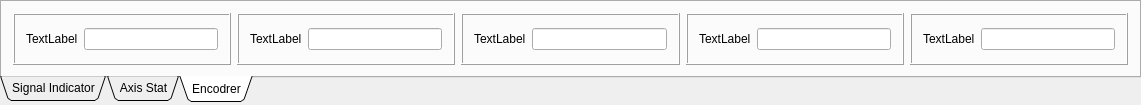
<?xml version="1.0" encoding="UTF-8"?>
<ui version="4.0">
 <class>AxisStat</class>
 <widget class="QWidget" name="AxisStat">
  <property name="geometry">
   <rect>
    <x>0</x>
    <y>0</y>
    <width>1141</width>
    <height>105</height>
   </rect>
  </property>
  <property name="sizePolicy">
   <sizepolicy hsizetype="Preferred" vsizetype="Fixed">
    <horstretch>0</horstretch>
    <verstretch>0</verstretch>
   </sizepolicy>
  </property>
  <property name="windowTitle">
   <string>AxisStat</string>
  </property>
  <layout class="QGridLayout" name="gridLayout_4">
   <property name="leftMargin">
    <number>0</number>
   </property>
   <property name="topMargin">
    <number>0</number>
   </property>
   <property name="rightMargin">
    <number>0</number>
   </property>
   <property name="bottomMargin">
    <number>3</number>
   </property>
   <property name="spacing">
    <number>0</number>
   </property>
   <item row="0" column="0">
    <widget class="QTabWidget" name="tabWidget">
     <property name="tabPosition">
      <enum>QTabWidget::South</enum>
     </property>
     <property name="tabShape">
      <enum>QTabWidget::Triangular</enum>
     </property>
     <property name="currentIndex">
      <number>2</number>
     </property>
     <widget class="QWidget" name="Signal">
      <attribute name="title">
       <string>Signal Indicator</string>
      </attribute>
      <layout class="QGridLayout" name="gridLayout_3">
       <item row="0" column="0">
        <widget class="QFrame" name="frame_20">
         <property name="frameShape">
          <enum>QFrame::Box</enum>
         </property>
         <property name="frameShadow">
          <enum>QFrame::Raised</enum>
         </property>
         <layout class="QGridLayout" name="gridLayout_27">
          <item row="0" column="2">
           <widget class="QLabel" name="label_55">
            <property name="text">
             <string/>
            </property>
            <property name="pixmap">
             <pixmap>C:/Users/306a/Desktop/scene.png</pixmap>
            </property>
           </widget>
          </item>
          <item row="0" column="0">
           <widget class="QLabel" name="label_56">
            <property name="text">
             <string>TextLabel</string>
            </property>
           </widget>
          </item>
          <item row="0" column="1">
           <spacer name="horizontalSpacer">
            <property name="orientation">
             <enum>Qt::Horizontal</enum>
            </property>
            <property name="sizeHint" stdset="0">
             <size>
              <width>40</width>
              <height>20</height>
             </size>
            </property>
           </spacer>
          </item>
         </layout>
        </widget>
       </item>
       <item row="0" column="1">
        <widget class="QFrame" name="frame_16">
         <property name="frameShape">
          <enum>QFrame::Box</enum>
         </property>
         <property name="frameShadow">
          <enum>QFrame::Raised</enum>
         </property>
         <layout class="QGridLayout" name="gridLayout_8">
          <item row="0" column="0">
           <widget class="QLabel" name="label_48">
            <property name="text">
             <string>TextLabel</string>
            </property>
           </widget>
          </item>
          <item row="0" column="2">
           <widget class="QLabel" name="label_47">
            <property name="text">
             <string/>
            </property>
            <property name="pixmap">
             <pixmap>C:/Users/306a/Desktop/scene.png</pixmap>
            </property>
           </widget>
          </item>
          <item row="0" column="1">
           <spacer name="horizontalSpacer_2">
            <property name="orientation">
             <enum>Qt::Horizontal</enum>
            </property>
            <property name="sizeHint" stdset="0">
             <size>
              <width>40</width>
              <height>20</height>
             </size>
            </property>
           </spacer>
          </item>
         </layout>
        </widget>
       </item>
       <item row="0" column="2">
        <widget class="QFrame" name="frame_18">
         <property name="frameShape">
          <enum>QFrame::Box</enum>
         </property>
         <property name="frameShadow">
          <enum>QFrame::Raised</enum>
         </property>
         <layout class="QGridLayout" name="gridLayout_9">
          <item row="0" column="0">
           <widget class="QLabel" name="label_52">
            <property name="text">
             <string>TextLabel</string>
            </property>
           </widget>
          </item>
          <item row="0" column="2">
           <widget class="QLabel" name="label_51">
            <property name="text">
             <string/>
            </property>
            <property name="pixmap">
             <pixmap>C:/Users/306a/Desktop/scene.png</pixmap>
            </property>
           </widget>
          </item>
          <item row="0" column="1">
           <spacer name="horizontalSpacer_3">
            <property name="orientation">
             <enum>Qt::Horizontal</enum>
            </property>
            <property name="sizeHint" stdset="0">
             <size>
              <width>40</width>
              <height>20</height>
             </size>
            </property>
           </spacer>
          </item>
         </layout>
        </widget>
       </item>
       <item row="0" column="3">
        <widget class="QFrame" name="frame_19">
         <property name="frameShape">
          <enum>QFrame::Box</enum>
         </property>
         <property name="frameShadow">
          <enum>QFrame::Raised</enum>
         </property>
         <layout class="QGridLayout" name="gridLayout_10">
          <item row="0" column="0">
           <widget class="QLabel" name="label_54">
            <property name="text">
             <string>TextLabel</string>
            </property>
           </widget>
          </item>
          <item row="0" column="2">
           <widget class="QLabel" name="label_53">
            <property name="text">
             <string/>
            </property>
            <property name="pixmap">
             <pixmap>C:/Users/306a/Desktop/scene.png</pixmap>
            </property>
           </widget>
          </item>
          <item row="0" column="1">
           <spacer name="horizontalSpacer_4">
            <property name="orientation">
             <enum>Qt::Horizontal</enum>
            </property>
            <property name="sizeHint" stdset="0">
             <size>
              <width>40</width>
              <height>20</height>
             </size>
            </property>
           </spacer>
          </item>
         </layout>
        </widget>
       </item>
       <item row="0" column="4">
        <widget class="QFrame" name="frame_17">
         <property name="frameShape">
          <enum>QFrame::Box</enum>
         </property>
         <property name="frameShadow">
          <enum>QFrame::Raised</enum>
         </property>
         <layout class="QGridLayout" name="gridLayout_11">
          <item row="0" column="0">
           <widget class="QLabel" name="label_50">
            <property name="text">
             <string>TextLabel</string>
            </property>
           </widget>
          </item>
          <item row="0" column="2">
           <widget class="QLabel" name="label_49">
            <property name="text">
             <string/>
            </property>
            <property name="pixmap">
             <pixmap>C:/Users/306a/Desktop/scene.png</pixmap>
            </property>
           </widget>
          </item>
          <item row="0" column="1">
           <spacer name="horizontalSpacer_5">
            <property name="orientation">
             <enum>Qt::Horizontal</enum>
            </property>
            <property name="sizeHint" stdset="0">
             <size>
              <width>40</width>
              <height>20</height>
             </size>
            </property>
           </spacer>
          </item>
         </layout>
        </widget>
       </item>
      </layout>
     </widget>
     <widget class="QWidget" name="tab">
      <attribute name="title">
       <string>Axis Stat</string>
      </attribute>
      <layout class="QHBoxLayout" name="horizontalLayout_3">
       <item>
        <widget class="QFrame" name="frame_8">
         <property name="frameShape">
          <enum>QFrame::Box</enum>
         </property>
         <property name="frameShadow">
          <enum>QFrame::Raised</enum>
         </property>
         <layout class="QGridLayout" name="gridLayout_18">
          <item row="0" column="3">
           <widget class="QLabel" name="label_37">
            <property name="text">
             <string/>
            </property>
            <property name="pixmap">
             <pixmap>C:/Users/306a/Desktop/scene.png</pixmap>
            </property>
           </widget>
          </item>
          <item row="0" column="1">
           <widget class="QLabel" name="label_38">
            <property name="text">
             <string>TextLabel</string>
            </property>
           </widget>
          </item>
          <item row="0" column="2">
           <spacer name="horizontalSpacer_6">
            <property name="orientation">
             <enum>Qt::Horizontal</enum>
            </property>
            <property name="sizeHint" stdset="0">
             <size>
              <width>40</width>
              <height>20</height>
             </size>
            </property>
           </spacer>
          </item>
         </layout>
        </widget>
       </item>
       <item>
        <widget class="QFrame" name="frame_10">
         <property name="frameShape">
          <enum>QFrame::Box</enum>
         </property>
         <property name="frameShadow">
          <enum>QFrame::Raised</enum>
         </property>
         <layout class="QGridLayout" name="gridLayout_20">
          <item row="0" column="3">
           <widget class="QLabel" name="label_41">
            <property name="text">
             <string/>
            </property>
            <property name="pixmap">
             <pixmap>C:/Users/306a/Desktop/scene.png</pixmap>
            </property>
           </widget>
          </item>
          <item row="0" column="1">
           <widget class="QLabel" name="label_42">
            <property name="text">
             <string>TextLabel</string>
            </property>
           </widget>
          </item>
          <item row="0" column="2">
           <spacer name="horizontalSpacer_7">
            <property name="orientation">
             <enum>Qt::Horizontal</enum>
            </property>
            <property name="sizeHint" stdset="0">
             <size>
              <width>40</width>
              <height>20</height>
             </size>
            </property>
           </spacer>
          </item>
         </layout>
        </widget>
       </item>
       <item>
        <widget class="QFrame" name="frame_9">
         <property name="frameShape">
          <enum>QFrame::Box</enum>
         </property>
         <property name="frameShadow">
          <enum>QFrame::Raised</enum>
         </property>
         <layout class="QGridLayout" name="gridLayout_19">
          <item row="1" column="2">
           <widget class="QLabel" name="label_39">
            <property name="text">
             <string/>
            </property>
            <property name="pixmap">
             <pixmap>C:/Users/306a/Desktop/scene.png</pixmap>
            </property>
           </widget>
          </item>
          <item row="1" column="0">
           <widget class="QLabel" name="label_40">
            <property name="text">
             <string>TextLabel</string>
            </property>
           </widget>
          </item>
          <item row="1" column="1">
           <spacer name="horizontalSpacer_8">
            <property name="orientation">
             <enum>Qt::Horizontal</enum>
            </property>
            <property name="sizeHint" stdset="0">
             <size>
              <width>40</width>
              <height>20</height>
             </size>
            </property>
           </spacer>
          </item>
         </layout>
        </widget>
       </item>
       <item>
        <widget class="QFrame" name="frame_13">
         <property name="frameShape">
          <enum>QFrame::Box</enum>
         </property>
         <property name="frameShadow">
          <enum>QFrame::Raised</enum>
         </property>
         <layout class="QGridLayout" name="gridLayout_21">
          <item row="0" column="3">
           <widget class="QLabel" name="label_43">
            <property name="text">
             <string/>
            </property>
            <property name="pixmap">
             <pixmap>C:/Users/306a/Desktop/scene.png</pixmap>
            </property>
           </widget>
          </item>
          <item row="0" column="1">
           <widget class="QLabel" name="label_44">
            <property name="text">
             <string>TextLabel</string>
            </property>
           </widget>
          </item>
          <item row="0" column="2">
           <spacer name="horizontalSpacer_9">
            <property name="orientation">
             <enum>Qt::Horizontal</enum>
            </property>
            <property name="sizeHint" stdset="0">
             <size>
              <width>40</width>
              <height>20</height>
             </size>
            </property>
           </spacer>
          </item>
         </layout>
        </widget>
       </item>
       <item>
        <widget class="QFrame" name="frame_15">
         <property name="frameShape">
          <enum>QFrame::Box</enum>
         </property>
         <property name="frameShadow">
          <enum>QFrame::Raised</enum>
         </property>
         <layout class="QGridLayout" name="gridLayout_22">
          <item row="0" column="3">
           <widget class="QLabel" name="label_45">
            <property name="text">
             <string/>
            </property>
            <property name="pixmap">
             <pixmap>C:/Users/306a/Desktop/scene.png</pixmap>
            </property>
           </widget>
          </item>
          <item row="0" column="1">
           <widget class="QLabel" name="label_46">
            <property name="text">
             <string>TextLabel</string>
            </property>
           </widget>
          </item>
          <item row="0" column="2">
           <spacer name="horizontalSpacer_10">
            <property name="orientation">
             <enum>Qt::Horizontal</enum>
            </property>
            <property name="sizeHint" stdset="0">
             <size>
              <width>40</width>
              <height>20</height>
             </size>
            </property>
           </spacer>
          </item>
         </layout>
        </widget>
       </item>
      </layout>
     </widget>
     <widget class="QWidget" name="tab_2">
      <attribute name="title">
       <string>Encodrer</string>
      </attribute>
      <layout class="QHBoxLayout" name="horizontalLayout">
       <item>
        <widget class="QFrame" name="frame_36">
         <property name="frameShape">
          <enum>QFrame::Box</enum>
         </property>
         <property name="frameShadow">
          <enum>QFrame::Raised</enum>
         </property>
         <layout class="QGridLayout" name="gridLayout_7">
          <item row="0" column="1">
           <widget class="QLineEdit" name="lineEdit_10"/>
          </item>
          <item row="0" column="0">
           <widget class="QLabel" name="label_10">
            <property name="text">
             <string>TextLabel</string>
            </property>
           </widget>
          </item>
         </layout>
        </widget>
       </item>
       <item>
        <widget class="QFrame" name="frame_35">
         <property name="frameShape">
          <enum>QFrame::Box</enum>
         </property>
         <property name="frameShadow">
          <enum>QFrame::Raised</enum>
         </property>
         <layout class="QGridLayout" name="gridLayout_6">
          <item row="0" column="2">
           <widget class="QLineEdit" name="lineEdit_9"/>
          </item>
          <item row="0" column="1">
           <widget class="QLabel" name="label_9">
            <property name="text">
             <string>TextLabel</string>
            </property>
           </widget>
          </item>
         </layout>
        </widget>
       </item>
       <item>
        <widget class="QFrame" name="frame_11">
         <property name="frameShape">
          <enum>QFrame::Box</enum>
         </property>
         <property name="frameShadow">
          <enum>QFrame::Raised</enum>
         </property>
         <layout class="QGridLayout" name="gridLayout">
          <item row="0" column="1">
           <widget class="QLineEdit" name="lineEdit"/>
          </item>
          <item row="0" column="0">
           <widget class="QLabel" name="label">
            <property name="text">
             <string>TextLabel</string>
            </property>
           </widget>
          </item>
         </layout>
        </widget>
       </item>
       <item>
        <widget class="QFrame" name="frame_21">
         <property name="frameShape">
          <enum>QFrame::Box</enum>
         </property>
         <property name="frameShadow">
          <enum>QFrame::Raised</enum>
         </property>
         <layout class="QGridLayout" name="gridLayout_2">
          <item row="0" column="1">
           <widget class="QLineEdit" name="lineEdit_5"/>
          </item>
          <item row="0" column="0">
           <widget class="QLabel" name="label_2">
            <property name="text">
             <string>TextLabel</string>
            </property>
           </widget>
          </item>
         </layout>
        </widget>
       </item>
       <item>
        <widget class="QFrame" name="frame_34">
         <property name="frameShape">
          <enum>QFrame::Box</enum>
         </property>
         <property name="frameShadow">
          <enum>QFrame::Raised</enum>
         </property>
         <layout class="QGridLayout" name="gridLayout_5">
          <item row="0" column="1">
           <widget class="QLineEdit" name="lineEdit_8"/>
          </item>
          <item row="0" column="0">
           <widget class="QLabel" name="label_8">
            <property name="text">
             <string>TextLabel</string>
            </property>
           </widget>
          </item>
         </layout>
        </widget>
       </item>
      </layout>
     </widget>
    </widget>
   </item>
  </layout>
 </widget>
 <layoutdefault spacing="6" margin="11"/>
 <resources/>
 <connections/>
</ui>
